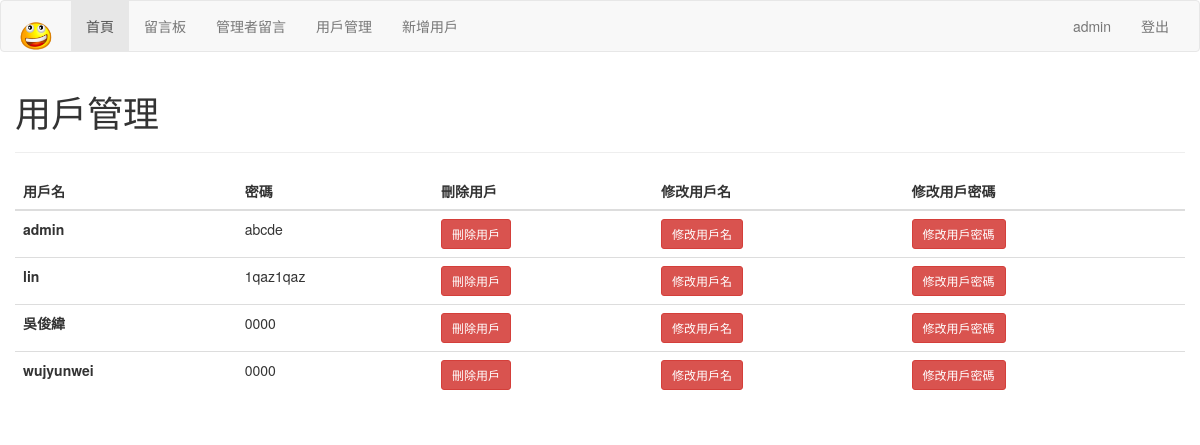
/adminuser/ (signed in), run on the app's committed database.
### tables this page shows
CREATE TABLE regist (name TEXT, password TEXT);

### flask_message_board-item-admin-fix04.py (the view)
@app.route('/adminuser/')
def adminuser():
        name = session.get('session_name')
        if name:
                list= load_regist_data()#list是很多字典
                return render_template('adminuser.html',list=list)
        else:
                return redirect('/login')

### flask_message_board-item-admin-fix04.py (called while the page is built)
@app.context_processor
def my_context_processor():
        session_name = session.get('session_name')
        if session_name:
                return {'name':session_name} #返回字典
        return{}#沒有這個用戶返回空

def load_regist_data(): #從資料庫取出放入list
        conn = sqlite3.connect('messageregist.db')
        curs= conn.cursor()
        curs.execute('SELECT * FROM regist')
        listA=[]
        for row in curs.fetchall():
                a={}
                a['name']=row[0]
                a['password']=row[1]#將list改為字典型式,如name:row[0]的東西
                listA.append(a)
        curs.close()
        conn.close()
        return listA

### templates/adminuser.html (shortened to what this page needs)
{% extends 'adminbase.html' %}
{% block main %}
<div class="container">
	<div class="row">
		<h1>用戶管理</h1>
		<div class="col-xs-12 col-sm-6 col-md-6 col-lg-6"></div>
<hr/>
<table class="table">
    <thead>
    <tr>
      <th scope="col">用戶名</th>
      <th scope="col">密碼</th>
      <th scope="col">刪除用戶</th>
      <th scope="col">修改用戶名</th>
      <th scope="col">修改用戶密碼</th>
    </tr>
    </thead>
    <tbody>
    {% if list %}
    {% for item in list %}
    <form class="form-horizontal" role="form" action="/adminuserdelete" method="post">
         <tr>
            <th scope="row">{{item.name}}</th>
            <td>{{item.password}}</td>
            <td> <button type="submit" name="action" value="Delete" class="btn btn-danger  btn-sm">刪除用戶</button></td>
            <td> <button type="submit" name="action" value="Updateuser" class="btn btn-danger  btn-sm">修改用戶名</button></td>
            <td> <button type="submit" name="action" value="Updatepassword" class="btn btn-danger  btn-sm">修改用戶密碼</button></td>
        </tr>
    </form>
        {% endfor %}
    {% endif %}
    </tbody>
</div>
</div>
{% endblock %}

### templates/adminbase.html (shortened to what this page needs)
<!DOCTYPE html>
<html lang = "zh-TW">
<head>
	<link rel="stylesheet" href="https://maxcdn.bootstrapcdn.com/bootstrap/3.3.7/css/bootstrap.min.css">
	<link rel="stylesheet" href="{{url_for('static',filename='css/base.css')}}">
</head>
<body>
			<nav class="navbar navbar-default">
		  <div class="container-fluid">
			<div class="navbar-header">
			  <a class="navbar-brand" href="#">
			  <img class="logo" src="{{url_for('static',filename='images/smile.png')}}" alt="">
			  </a>
			</div>
			<div class="collapse navbar-collapse" id="bs-example-navbar-collapse-1">
			  <ul class="nav navbar-nav">
				<li class="active"><a href="#">首頁 <span class="sr-only">(current)</span></a></li>
				<li><a href="{{url_for('admin')}}">留言板</a></li>
				<li><a href="{{url_for('adminmessage')}}">管理者留言</a></li>
				<li><a href="{{url_for('adminuser')}}">用戶管理</a></li>
				<li><a href="{{url_for('adminregist')}}">新增用戶</a></li>
				</ul>
			  <ul class="nav navbar-nav navbar-right">
			{% if name %}
				<li><a href="#">{{name}}</a></li>
				<li><a href="{{url_for('logout')}}">登出</a></li>
			{% else %}
				<li><a href="{{url_for('login')}}">登錄</a></li>
				<li><a href="{{url_for('regist')}}">註冊</a></li>
			{% endif %}
			  </ul>
			</div>
		  </div>
		</nav>
		<div class="main">
			{% block main %}{% endblock %}
		</div>
</body>
</html>

### static/css/base.css (style rules this page uses)
.logo { height:40px; width:40px; }

### data on the page
regist: name "admin", password "abcde"
regist: name "lin", password "1qaz1qaz"
regist: name "吳俊緯", password "0000"
regist: name "wujyunwei", password "0000"
